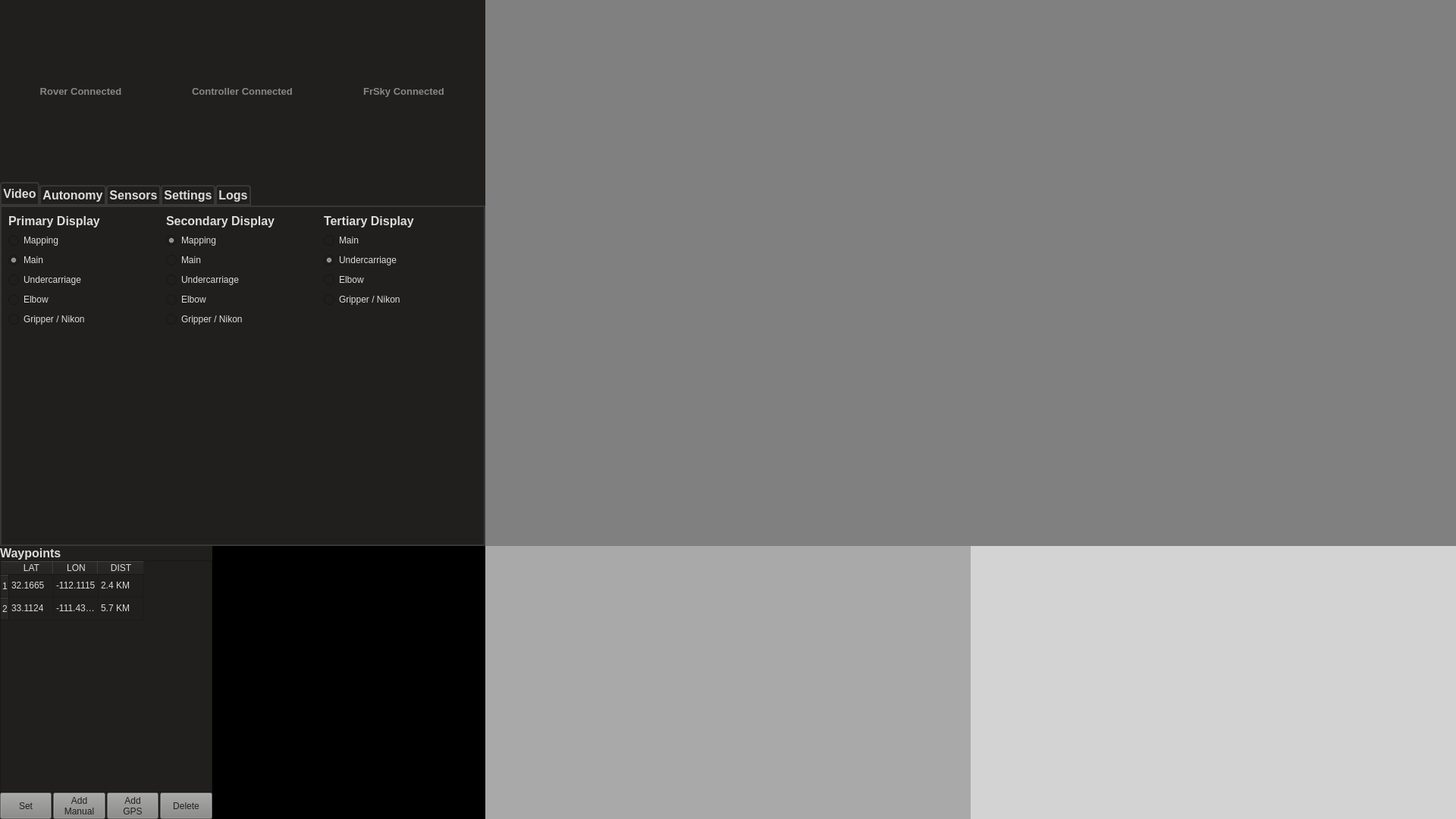
<?xml version="1.0" encoding="UTF-8"?>
<ui version="4.0">
 <class>MainWindow</class>
 <widget class="QMainWindow" name="MainWindow">
  <property name="geometry">
   <rect>
    <x>0</x>
    <y>0</y>
    <width>1920</width>
    <height>1080</height>
   </rect>
  </property>
  <property name="sizePolicy">
   <sizepolicy hsizetype="Fixed" vsizetype="Fixed">
    <horstretch>0</horstretch>
    <verstretch>0</verstretch>
   </sizepolicy>
  </property>
  <property name="minimumSize">
   <size>
    <width>1920</width>
    <height>1080</height>
   </size>
  </property>
  <property name="maximumSize">
   <size>
    <width>1920</width>
    <height>1080</height>
   </size>
  </property>
  <property name="windowTitle">
   <string>MainWindow</string>
  </property>
  <property name="windowOpacity">
   <double>1.000000000000000</double>
  </property>
  <property name="styleSheet">
   <string notr="true">background-color: #201F1D; 
color: #DCDCDC;</string>
  </property>
  <widget class="QWidget" name="centralwidget">
   <layout class="QHBoxLayout" name="horizontalLayout_6">
    <property name="spacing">
     <number>0</number>
    </property>
    <property name="leftMargin">
     <number>0</number>
    </property>
    <property name="topMargin">
     <number>0</number>
    </property>
    <property name="rightMargin">
     <number>0</number>
    </property>
    <property name="bottomMargin">
     <number>0</number>
    </property>
    <item>
     <layout class="QVBoxLayout" name="verticalLayout_3">
      <property name="spacing">
       <number>0</number>
      </property>
      <item>
       <layout class="QHBoxLayout" name="horizontalLayout_4">
        <property name="spacing">
         <number>0</number>
        </property>
        <item>
         <widget class="QLabel" name="label">
          <property name="sizePolicy">
           <sizepolicy hsizetype="Fixed" vsizetype="Fixed">
            <horstretch>0</horstretch>
            <verstretch>0</verstretch>
           </sizepolicy>
          </property>
          <property name="minimumSize">
           <size>
            <width>213</width>
            <height>240</height>
           </size>
          </property>
          <property name="maximumSize">
           <size>
            <width>213</width>
            <height>240</height>
           </size>
          </property>
          <property name="font">
           <font>
            <pointsize>10</pointsize>
            <weight>75</weight>
            <bold>true</bold>
           </font>
          </property>
          <property name="styleSheet">
           <string notr="true">QLabel{
	color: #868685;
}</string>
          </property>
          <property name="frameShape">
           <enum>QFrame::NoFrame</enum>
          </property>
          <property name="text">
           <string>Rover Connected</string>
          </property>
          <property name="alignment">
           <set>Qt::AlignCenter</set>
          </property>
         </widget>
        </item>
        <item>
         <widget class="QLabel" name="label_3">
          <property name="sizePolicy">
           <sizepolicy hsizetype="Fixed" vsizetype="Fixed">
            <horstretch>0</horstretch>
            <verstretch>0</verstretch>
           </sizepolicy>
          </property>
          <property name="minimumSize">
           <size>
            <width>213</width>
            <height>240</height>
           </size>
          </property>
          <property name="maximumSize">
           <size>
            <width>213</width>
            <height>240</height>
           </size>
          </property>
          <property name="font">
           <font>
            <pointsize>10</pointsize>
            <weight>75</weight>
            <bold>true</bold>
           </font>
          </property>
          <property name="autoFillBackground">
           <bool>false</bool>
          </property>
          <property name="styleSheet">
           <string notr="true">QLabel{
	color: #868685;
}</string>
          </property>
          <property name="text">
           <string>Controller Connected</string>
          </property>
          <property name="alignment">
           <set>Qt::AlignCenter</set>
          </property>
         </widget>
        </item>
        <item>
         <widget class="QLabel" name="label_4">
          <property name="sizePolicy">
           <sizepolicy hsizetype="Fixed" vsizetype="Fixed">
            <horstretch>0</horstretch>
            <verstretch>0</verstretch>
           </sizepolicy>
          </property>
          <property name="minimumSize">
           <size>
            <width>213</width>
            <height>240</height>
           </size>
          </property>
          <property name="maximumSize">
           <size>
            <width>213</width>
            <height>240</height>
           </size>
          </property>
          <property name="sizeIncrement">
           <size>
            <width>0</width>
            <height>0</height>
           </size>
          </property>
          <property name="font">
           <font>
            <pointsize>10</pointsize>
            <weight>75</weight>
            <bold>true</bold>
           </font>
          </property>
          <property name="styleSheet">
           <string notr="true">QLabel{
	color: #868685;
}</string>
          </property>
          <property name="text">
           <string>FrSky Connected</string>
          </property>
          <property name="alignment">
           <set>Qt::AlignCenter</set>
          </property>
         </widget>
        </item>
       </layout>
      </item>
      <item>
       <widget class="QTabWidget" name="tabs">
        <property name="sizePolicy">
         <sizepolicy hsizetype="Fixed" vsizetype="Fixed">
          <horstretch>0</horstretch>
          <verstretch>0</verstretch>
         </sizepolicy>
        </property>
        <property name="minimumSize">
         <size>
          <width>640</width>
          <height>480</height>
         </size>
        </property>
        <property name="maximumSize">
         <size>
          <width>640</width>
          <height>480</height>
         </size>
        </property>
        <property name="font">
         <font>
          <pointsize>12</pointsize>
          <weight>75</weight>
          <bold>true</bold>
         </font>
        </property>
        <property name="styleSheet">
         <string notr="true">QTabWidget::pane{
	border: 2px solid rgb(55,55,55);
}

QTabBar::tab{
	border: 2px solid rgb(55,55,55);
	border-top-left-radius: 4px;
	border-top-right-radius: 4px;
	min-width: 8ex;
	padding: 2px;
}

QTabBar::tab:selected{
	border-bottom-color:rgb(55,55,55);
}

QTabBar::tab:!selected{
	margin-top: 4px;
}

QSpinBox{
	background-color:rgb(55,55,55);
}

QPushButton{
	background-color:rgb(55,55,55);
}</string>
        </property>
        <property name="currentIndex">
         <number>0</number>
        </property>
        <widget class="QWidget" name="Page1" native="true">
         <attribute name="title">
          <string>Video</string>
         </attribute>
         <layout class="QHBoxLayout" name="horizontalLayout_3">
          <item>
           <layout class="QFormLayout" name="primary_display_form_layout">
            <item row="0" column="0">
             <widget class="QLabel" name="label_8">
              <property name="font">
               <font>
                <pointsize>12</pointsize>
                <weight>75</weight>
                <bold>true</bold>
               </font>
              </property>
              <property name="text">
               <string>Primary Display</string>
              </property>
             </widget>
            </item>
            <item row="2" column="0">
             <widget class="QRadioButton" name="radioButton">
              <property name="text">
               <string>Main</string>
              </property>
              <property name="checked">
               <bool>true</bool>
              </property>
              <property name="autoExclusive">
               <bool>false</bool>
              </property>
             </widget>
            </item>
            <item row="3" column="0">
             <widget class="QRadioButton" name="radioButton_2">
              <property name="text">
               <string>Undercarriage</string>
              </property>
              <property name="autoExclusive">
               <bool>false</bool>
              </property>
             </widget>
            </item>
            <item row="4" column="0">
             <widget class="QRadioButton" name="radioButton_3">
              <property name="text">
               <string>Elbow</string>
              </property>
              <property name="autoExclusive">
               <bool>false</bool>
              </property>
             </widget>
            </item>
            <item row="5" column="0">
             <widget class="QRadioButton" name="radioButton_4">
              <property name="text">
               <string>Gripper / Nikon</string>
              </property>
              <property name="autoExclusive">
               <bool>false</bool>
              </property>
             </widget>
            </item>
            <item row="1" column="0">
             <widget class="QRadioButton" name="radioButton_5">
              <property name="text">
               <string>Mapping</string>
              </property>
              <property name="autoExclusive">
               <bool>false</bool>
              </property>
             </widget>
            </item>
           </layout>
          </item>
          <item>
           <layout class="QFormLayout" name="secondary_display_form_layout">
            <item row="0" column="0">
             <widget class="QLabel" name="label_7">
              <property name="font">
               <font>
                <pointsize>12</pointsize>
                <weight>75</weight>
                <bold>true</bold>
               </font>
              </property>
              <property name="text">
               <string>Secondary Display</string>
              </property>
             </widget>
            </item>
            <item row="2" column="0">
             <widget class="QRadioButton" name="radioButton_16">
              <property name="text">
               <string>Main</string>
              </property>
              <property name="autoExclusive">
               <bool>false</bool>
              </property>
             </widget>
            </item>
            <item row="3" column="0">
             <widget class="QRadioButton" name="radioButton_17">
              <property name="text">
               <string>Undercarriage</string>
              </property>
              <property name="autoExclusive">
               <bool>false</bool>
              </property>
             </widget>
            </item>
            <item row="4" column="0">
             <widget class="QRadioButton" name="radioButton_18">
              <property name="text">
               <string>Elbow</string>
              </property>
              <property name="autoExclusive">
               <bool>false</bool>
              </property>
             </widget>
            </item>
            <item row="5" column="0">
             <widget class="QRadioButton" name="radioButton_19">
              <property name="text">
               <string>Gripper / Nikon</string>
              </property>
              <property name="autoExclusive">
               <bool>false</bool>
              </property>
             </widget>
            </item>
            <item row="1" column="0">
             <widget class="QRadioButton" name="radioButton_20">
              <property name="text">
               <string>Mapping</string>
              </property>
              <property name="checked">
               <bool>true</bool>
              </property>
              <property name="autoExclusive">
               <bool>false</bool>
              </property>
             </widget>
            </item>
           </layout>
          </item>
          <item>
           <layout class="QFormLayout" name="tertiary_display_form_layout">
            <item row="0" column="0">
             <widget class="QLabel" name="label_6">
              <property name="font">
               <font>
                <pointsize>12</pointsize>
                <weight>75</weight>
                <bold>true</bold>
               </font>
              </property>
              <property name="text">
               <string>Tertiary Display</string>
              </property>
             </widget>
            </item>
            <item row="1" column="0">
             <widget class="QRadioButton" name="radioButton_6">
              <property name="text">
               <string>Main</string>
              </property>
              <property name="autoExclusive">
               <bool>false</bool>
              </property>
             </widget>
            </item>
            <item row="2" column="0">
             <widget class="QRadioButton" name="radioButton_7">
              <property name="text">
               <string>Undercarriage</string>
              </property>
              <property name="checked">
               <bool>true</bool>
              </property>
              <property name="autoExclusive">
               <bool>false</bool>
              </property>
             </widget>
            </item>
            <item row="3" column="0">
             <widget class="QRadioButton" name="radioButton_8">
              <property name="text">
               <string>Elbow</string>
              </property>
              <property name="autoExclusive">
               <bool>false</bool>
              </property>
             </widget>
            </item>
            <item row="4" column="0">
             <widget class="QRadioButton" name="radioButton_9">
              <property name="text">
               <string>Gripper / Nikon</string>
              </property>
              <property name="autoExclusive">
               <bool>false</bool>
              </property>
             </widget>
            </item>
           </layout>
          </item>
         </layout>
        </widget>
        <widget class="QWidget" name="tab_2">
         <attribute name="title">
          <string>Autonomy</string>
         </attribute>
        </widget>
        <widget class="QWidget" name="tab_3">
         <attribute name="title">
          <string>Sensors</string>
         </attribute>
        </widget>
        <widget class="QWidget" name="tab">
         <attribute name="title">
          <string>Settings</string>
         </attribute>
        </widget>
        <widget class="QWidget" name="tab_4">
         <attribute name="title">
          <string>Logs</string>
         </attribute>
        </widget>
       </widget>
      </item>
      <item>
       <layout class="QHBoxLayout" name="horizontalLayout_5">
        <property name="spacing">
         <number>0</number>
        </property>
        <item>
         <layout class="QVBoxLayout" name="verticalLayout_4">
          <property name="spacing">
           <number>0</number>
          </property>
          <item>
           <widget class="QLabel" name="label_2">
            <property name="font">
             <font>
              <pointsize>12</pointsize>
              <weight>75</weight>
              <bold>true</bold>
             </font>
            </property>
            <property name="text">
             <string>Waypoints</string>
            </property>
           </widget>
          </item>
          <item>
           <widget class="QTableWidget" name="tableWidget">
            <property name="styleSheet">
             <string notr="true">QTableView{
	selection-background-color: #DE8D47;
}

QTableView QHeaderView{
	background-color: #201F1D;
}

QTableView QHeaderView::section{
	background-color: #201F1D;
}

QTableView QTableCornerButton::section{
	background-color: #201F1D;
}</string>
            </property>
            <property name="horizontalScrollBarPolicy">
             <enum>Qt::ScrollBarAlwaysOff</enum>
            </property>
            <property name="alternatingRowColors">
             <bool>false</bool>
            </property>
            <property name="selectionMode">
             <enum>QAbstractItemView::ExtendedSelection</enum>
            </property>
            <property name="selectionBehavior">
             <enum>QAbstractItemView::SelectRows</enum>
            </property>
            <property name="cornerButtonEnabled">
             <bool>false</bool>
            </property>
            <attribute name="horizontalHeaderVisible">
             <bool>true</bool>
            </attribute>
            <attribute name="horizontalHeaderCascadingSectionResizes">
             <bool>false</bool>
            </attribute>
            <attribute name="horizontalHeaderDefaultSectionSize">
             <number>59</number>
            </attribute>
            <attribute name="horizontalHeaderMinimumSectionSize">
             <number>53</number>
            </attribute>
            <attribute name="verticalHeaderVisible">
             <bool>true</bool>
            </attribute>
            <attribute name="verticalHeaderCascadingSectionResizes">
             <bool>false</bool>
            </attribute>
            <attribute name="verticalHeaderDefaultSectionSize">
             <number>30</number>
            </attribute>
            <row>
             <property name="text">
              <string>1</string>
             </property>
            </row>
            <row>
             <property name="text">
              <string>2</string>
             </property>
            </row>
            <column>
             <property name="text">
              <string>LAT</string>
             </property>
            </column>
            <column>
             <property name="text">
              <string>LON</string>
             </property>
            </column>
            <column>
             <property name="text">
              <string>DIST</string>
             </property>
            </column>
            <item row="0" column="0">
             <property name="text">
              <string>32.1665</string>
             </property>
            </item>
            <item row="0" column="1">
             <property name="text">
              <string>-112.1115</string>
             </property>
            </item>
            <item row="0" column="2">
             <property name="text">
              <string>2.4 KM</string>
             </property>
            </item>
            <item row="1" column="0">
             <property name="text">
              <string>33.1124</string>
             </property>
            </item>
            <item row="1" column="1">
             <property name="text">
              <string>-111.4334</string>
             </property>
            </item>
            <item row="1" column="2">
             <property name="text">
              <string>5.7 KM</string>
             </property>
            </item>
           </widget>
          </item>
          <item>
           <layout class="QHBoxLayout" name="horizontalLayout_8">
            <property name="spacing">
             <number>2</number>
            </property>
            <item>
             <widget class="QPushButton" name="pushButton_2">
              <property name="sizePolicy">
               <sizepolicy hsizetype="Fixed" vsizetype="Fixed">
                <horstretch>0</horstretch>
                <verstretch>0</verstretch>
               </sizepolicy>
              </property>
              <property name="minimumSize">
               <size>
                <width>65</width>
                <height>35</height>
               </size>
              </property>
              <property name="styleSheet">
               <string notr="true">QPushButton{
	color: #201F1D;
	background-color: #868685;
}</string>
              </property>
              <property name="text">
               <string>Set</string>
              </property>
             </widget>
            </item>
            <item>
             <widget class="QPushButton" name="pushButton">
              <property name="sizePolicy">
               <sizepolicy hsizetype="Fixed" vsizetype="Fixed">
                <horstretch>0</horstretch>
                <verstretch>0</verstretch>
               </sizepolicy>
              </property>
              <property name="minimumSize">
               <size>
                <width>65</width>
                <height>35</height>
               </size>
              </property>
              <property name="styleSheet">
               <string notr="true">QPushButton{
	color: #201F1D;
	background-color: #868685;
}</string>
              </property>
              <property name="text">
               <string>Add
Manual</string>
              </property>
             </widget>
            </item>
            <item>
             <widget class="QPushButton" name="pushButton_4">
              <property name="sizePolicy">
               <sizepolicy hsizetype="Fixed" vsizetype="Fixed">
                <horstretch>0</horstretch>
                <verstretch>0</verstretch>
               </sizepolicy>
              </property>
              <property name="minimumSize">
               <size>
                <width>65</width>
                <height>35</height>
               </size>
              </property>
              <property name="styleSheet">
               <string notr="true">QPushButton{
	color: #201F1D;
	background-color: #868685;
}</string>
              </property>
              <property name="text">
               <string>Add
GPS</string>
              </property>
             </widget>
            </item>
            <item>
             <widget class="QPushButton" name="pushButton_3">
              <property name="sizePolicy">
               <sizepolicy hsizetype="Fixed" vsizetype="Fixed">
                <horstretch>0</horstretch>
                <verstretch>0</verstretch>
               </sizepolicy>
              </property>
              <property name="minimumSize">
               <size>
                <width>65</width>
                <height>35</height>
               </size>
              </property>
              <property name="styleSheet">
               <string notr="true">QPushButton{
	color: #201F1D;
	background-color: #868685;
}</string>
              </property>
              <property name="text">
               <string>Delete</string>
              </property>
             </widget>
            </item>
           </layout>
          </item>
         </layout>
        </item>
        <item>
         <widget class="QLabel" name="compass_label">
          <property name="sizePolicy">
           <sizepolicy hsizetype="Fixed" vsizetype="Fixed">
            <horstretch>0</horstretch>
            <verstretch>0</verstretch>
           </sizepolicy>
          </property>
          <property name="minimumSize">
           <size>
            <width>360</width>
            <height>360</height>
           </size>
          </property>
          <property name="maximumSize">
           <size>
            <width>360</width>
            <height>360</height>
           </size>
          </property>
          <property name="font">
           <font>
            <stylestrategy>PreferAntialias</stylestrategy>
           </font>
          </property>
          <property name="contextMenuPolicy">
           <enum>Qt::DefaultContextMenu</enum>
          </property>
          <property name="styleSheet">
           <string notr="true">background-color: black;</string>
          </property>
          <property name="text">
           <string/>
          </property>
          <property name="alignment">
           <set>Qt::AlignCenter</set>
          </property>
         </widget>
        </item>
       </layout>
      </item>
     </layout>
    </item>
    <item>
     <layout class="QVBoxLayout" name="verticalLayout_2">
      <property name="spacing">
       <number>0</number>
      </property>
      <property name="leftMargin">
       <number>0</number>
      </property>
      <item>
       <widget class="QLabel" name="primary_display_label">
        <property name="sizePolicy">
         <sizepolicy hsizetype="Fixed" vsizetype="Fixed">
          <horstretch>0</horstretch>
          <verstretch>0</verstretch>
         </sizepolicy>
        </property>
        <property name="minimumSize">
         <size>
          <width>1280</width>
          <height>720</height>
         </size>
        </property>
        <property name="maximumSize">
         <size>
          <width>1280</width>
          <height>720</height>
         </size>
        </property>
        <property name="autoFillBackground">
         <bool>false</bool>
        </property>
        <property name="styleSheet">
         <string notr="true">background-color: grey;</string>
        </property>
        <property name="text">
         <string/>
        </property>
        <property name="scaledContents">
         <bool>false</bool>
        </property>
        <property name="alignment">
         <set>Qt::AlignCenter</set>
        </property>
       </widget>
      </item>
      <item>
       <layout class="QHBoxLayout" name="horizontalLayout_2">
        <property name="spacing">
         <number>0</number>
        </property>
        <item>
         <widget class="QLabel" name="secondary_display_label">
          <property name="sizePolicy">
           <sizepolicy hsizetype="Fixed" vsizetype="Fixed">
            <horstretch>0</horstretch>
            <verstretch>0</verstretch>
           </sizepolicy>
          </property>
          <property name="minimumSize">
           <size>
            <width>640</width>
            <height>360</height>
           </size>
          </property>
          <property name="maximumSize">
           <size>
            <width>640</width>
            <height>360</height>
           </size>
          </property>
          <property name="styleSheet">
           <string notr="true">background-color: darkgrey;</string>
          </property>
          <property name="text">
           <string/>
          </property>
          <property name="scaledContents">
           <bool>false</bool>
          </property>
          <property name="alignment">
           <set>Qt::AlignCenter</set>
          </property>
         </widget>
        </item>
        <item>
         <widget class="QLabel" name="tertiary_display_label">
          <property name="sizePolicy">
           <sizepolicy hsizetype="Fixed" vsizetype="Fixed">
            <horstretch>0</horstretch>
            <verstretch>0</verstretch>
           </sizepolicy>
          </property>
          <property name="minimumSize">
           <size>
            <width>640</width>
            <height>360</height>
           </size>
          </property>
          <property name="maximumSize">
           <size>
            <width>640</width>
            <height>360</height>
           </size>
          </property>
          <property name="styleSheet">
           <string notr="true">background-color: lightgrey;</string>
          </property>
          <property name="text">
           <string/>
          </property>
          <property name="scaledContents">
           <bool>false</bool>
          </property>
          <property name="alignment">
           <set>Qt::AlignCenter</set>
          </property>
         </widget>
        </item>
       </layout>
      </item>
     </layout>
    </item>
   </layout>
  </widget>
 </widget>
 <resources/>
 <connections/>
</ui>
